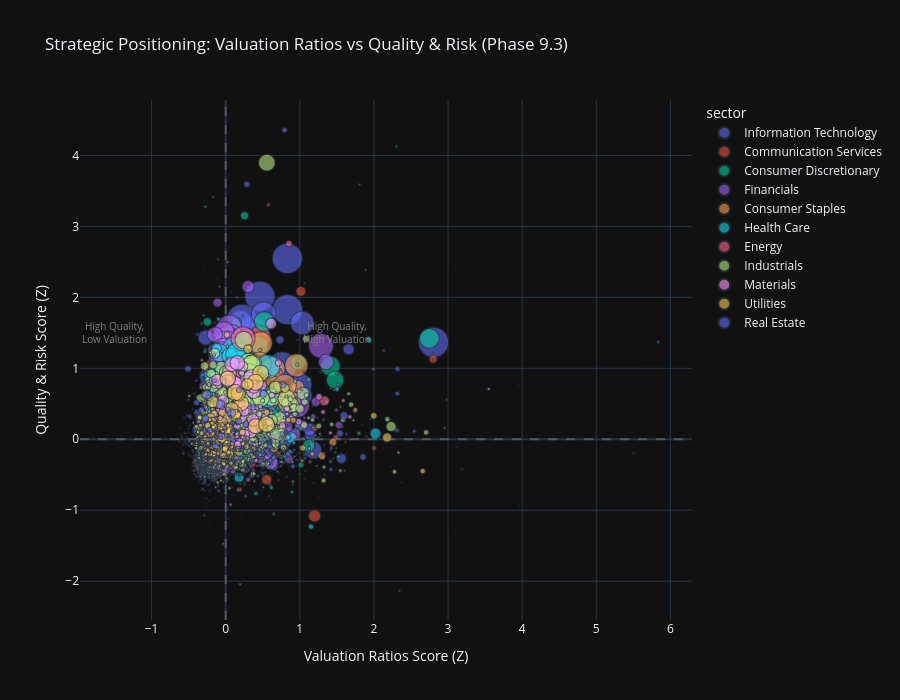

Notebook code cell kept with this figure:
### Code cell
# Visualization 5: Category-Sector Bubble Chart (Value vs Quality Trade-offs)
print("\n📊 Category-Sector Bubble Chart:")

# Create scatter plot comparing two key categories with sector coloring
if 'category_score_matrix' in locals() and not category_score_matrix.empty:
    # Select two categories for comparison (e.g., Valuation vs Quality)
    categories_list = list(category_score_matrix.columns)

    # Default to Valuation Ratios (cat 2) vs Quality & Risk (cat 4) if available
    x_category = 'Valuation Ratios' if 'Valuation Ratios' in categories_list else categories_list[0]
    y_category = 'Quality & Risk' if 'Quality & Risk' in categories_list else (
        categories_list[1] if len(categories_list) > 1 else categories_list[0]
    )

    # Prepare data for bubble chart
    bubble_data = pd.DataFrame({
        x_category: category_score_matrix[x_category],
        y_category: category_score_matrix[y_category],
        'sector': all_stocks_scaled['sector'].values,
        'ticker': all_stocks_scaled.get('ticker', range(len(category_score_matrix))),
        'market_cap': all_stocks_imputed.get('market_cap', 100)  # Use raw (unscaled) data for bubble size
        }).dropna()

    # Create bubble chart
    fig_bubble = px.scatter(
            bubble_data,
            x=x_category,
            y=y_category,
            color='sector',
            size='market_cap',
            hover_data=['ticker'],
            title=f"Strategic Positioning: {x_category} vs {y_category} (Phase 9.3)",
            labels={
                x_category: f"{x_category} Score (Z)",
                y_category: f"{y_category} Score (Z)"
                },
            size_max=30,
            opacity=0.6
            )

    # Add quadrant lines
    fig_bubble.add_hline(y=0, line_dash="dash", line_color="gray", opacity=0.5)
    fig_bubble.add_vline(x=0, line_dash="dash", line_color="gray", opacity=0.5)

    # Add quadrant labels
    fig_bubble.add_annotation(
            text="High Quality,<br>High Valuation", x=1.5, y=1.5,
            showarrow=False, font=dict(size=10, color="gray")
            )
    fig_bubble.add_annotation(
            text="High Quality,<br>Low Valuation", x=-1.5, y=1.5,
            showarrow=False, font=dict(size=10, color="gray")
            )

    fig_bubble.update_layout(height=700)

    fig_bubble.show()
    output_path = eda_output_dir / "phase93_category_sector_bubble_chart.html"
    fig_bubble.write_html(output_path)

    print(f"\n✓ Category-sector bubble chart complete")
    print(f"  X-axis: {x_category}")
    print(f"  Y-axis: {y_category}")
    print(f"  Data points: {len(bubble_data)}")
    print(f"  Output: {output_path}")

    # Identify quadrants
    q1 = bubble_data[(bubble_data[x_category] > 0) & (bubble_data[y_category] > 0)]
    q2 = bubble_data[(bubble_data[x_category] < 0) & (bubble_data[y_category] > 0)]
    q3 = bubble_data[(bubble_data[x_category] < 0) & (bubble_data[y_category] < 0)]
    q4 = bubble_data[(bubble_data[x_category] > 0) & (bubble_data[y_category] < 0)]

    print(f"\n  📍 Quadrant Distribution:")
    print(f"    Q1 (High Val, High Qual): {len(q1)} stocks ({len(q1) / len(bubble_data) * 100:.1f}%)")
    print(
            f"    Q2 (Low Val, High Qual): {len(q2)} stocks ({len(q2) / len(bubble_data) * 100:.1f}%) - Value opportunities")
    print(f"    Q3 (Low Val, Low Qual): {len(q3)} stocks ({len(q3) / len(bubble_data) * 100:.1f}%)")
    print(f"    Q4 (High Val, Low Qual): {len(q4)} stocks ({len(q4) / len(bubble_data) * 100:.1f}%) - Risk flags")
else:
    print("  ⚠️ No category score data available for bubble chart")

### Figure 1 — Plotly figure (JSON) as saved in the notebook; plotly's stock layout.template omitted (floating-point values rounded to 4 significant figures; data arrays with more than 128 entries replaced by an {"elided": "..."} marker saying what was removed)
{"data": [{"customdata": {"elided": "844x1 str values"}, "hovertemplate": "sector=Information Technology<br>Valuation Ratios Score (Z)=%{x}<br>Quality & Risk Score (Z)=%{y}<br>market_cap=%{marker.size}<br>ticker=%{customdata[0]}<extra></extra>", "legendgroup": "Information Technology", "marker": {"color": "#636efa", "opacity": 0.6, "size": {"elided": "844 float values"}, "sizemode": "area", "sizeref": 443.2, "symbol": "circle"}, "mode": "markers", "name": "Information Technology", "showlegend": true, "x": {"elided": "844 float values"}, "xaxis": "x", "y": {"elided": "844 float values"}, "yaxis": "y", "type": "scattergl"}, {"customdata": {"elided": "343x1 str values"}, "hovertemplate": "sector=Communication Services<br>Valuation Ratios Score (Z)=%{x}<br>Quality & Risk Score (Z)=%{y}<br>market_cap=%{marker.size}<br>ticker=%{customdata[0]}<extra></extra>", "legendgroup": "Communication Services", "marker": {"color": "#EF553B", "opacity": 0.6, "size": {"elided": "343 float values"}, "sizemode": "area", "sizeref": 443.2, "symbol": "circle"}, "mode": "markers", "name": "Communication Services", "showlegend": true, "x": {"elided": "343 float values"}, "xaxis": "x", "y": {"elided": "343 float values"}, "yaxis": "y", "type": "scattergl"}, {"customdata": {"elided": "801x1 str values"}, "hovertemplate": "sector=Consumer Discretionary<br>Valuation Ratios Score (Z)=%{x}<br>Quality & Risk Score (Z)=%{y}<br>market_cap=%{marker.size}<br>ticker=%{customdata[0]}<extra></extra>", "legendgroup": "Consumer Discretionary", "marker": {"color": "#00cc96", "opacity": 0.6, "size": {"elided": "801 float values"}, "sizemode": "area", "sizeref": 443.2, "symbol": "circle"}, "mode": "markers", "name": "Consumer Discretionary", "showlegend": true, "x": {"elided": "801 float values"}, "xaxis": "x", "y": {"elided": "801 float values"}, "yaxis": "y", "type": "scattergl"}, {"customdata": {"elided": "987x1 str values"}, "hovertemplate": "sector=Financials<br>Valuation Ratios Score (Z)=%{x}<br>Quality & Risk Score (Z)=%{y}<br>market_cap=%{marker.size}<br>ticker=%{customdata[0]}<extra></extra>", "legendgroup": "Financials", "marker": {"color": "#ab63fa", "opacity": 0.6, "size": {"elided": "987 float values"}, "sizemode": "area", "sizeref": 443.2, "symbol": "circle"}, "mode": "markers", "name": "Financials", "showlegend": true, "x": {"elided": "987 float values"}, "xaxis": "x", "y": {"elided": "987 float values"}, "yaxis": "y", "type": "scattergl"}, {"customdata": {"elided": "512x1 str values"}, "hovertemplate": "sector=Consumer Staples<br>Valuation Ratios Score (Z)=%{x}<br>Quality & Risk Score (Z)=%{y}<br>market_cap=%{marker.size}<br>ticker=%{customdata[0]}<extra></extra>", "legendgroup": "Consumer Staples", "marker": {"color": "#FFA15A", "opacity": 0.6, "size": {"elided": "512 float values"}, "sizemode": "area", "sizeref": 443.2, "symbol": "circle"}, "mode": "markers", "name": "Consumer Staples", "showlegend": true, "x": {"elided": "512 float values"}, "xaxis": "x", "y": {"elided": "512 float values"}, "yaxis": "y", "type": "scattergl"}, {"customdata": {"elided": "717x1 str values"}, "hovertemplate": "sector=Health Care<br>Valuation Ratios Score (Z)=%{x}<br>Quality & Risk Score (Z)=%{y}<br>market_cap=%{marker.size}<br>ticker=%{customdata[0]}<extra></extra>", "legendgroup": "Health Care", "marker": {"color": "#19d3f3", "opacity": 0.6, "size": {"elided": "717 float values"}, "sizemode": "area", "sizeref": 443.2, "symbol": "circle"}, "mode": "markers", "name": "Health Care", "showlegend": true, "x": {"elided": "717 float values"}, "xaxis": "x", "y": {"elided": "717 float values"}, "yaxis": "y", "type": "scattergl"}, {"customdata": {"elided": "287x1 str values"}, "hovertemplate": "sector=Energy<br>Valuation Ratios Score (Z)=%{x}<br>Quality & Risk Score (Z)=%{y}<br>market_cap=%{marker.size}<br>ticker=%{customdata[0]}<extra></extra>", "legendgroup": "Energy", "marker": {"color": "#FF6692", "opacity": 0.6, "size": {"elided": "287 float values"}, "sizemode": "area", "sizeref": 443.2, "symbol": "circle"}, "mode": "markers", "name": "Energy", "showlegend": true, "x": {"elided": "287 float values"}, "xaxis": "x", "y": {"elided": "287 float values"}, "yaxis": "y", "type": "scattergl"}, {"customdata": {"elided": "1359x1 str values"}, "hovertemplate": "sector=Industrials<br>Valuation Ratios Score (Z)=%{x}<br>Quality & Risk Score (Z)=%{y}<br>market_cap=%{marker.size}<br>ticker=%{customdata[0]}<extra></extra>", "legendgroup": "Industrials", "marker": {"color": "#B6E880", "opacity": 0.6, "size": {"elided": "1359 float values"}, "sizemode": "area", "sizeref": 443.2, "symbol": "circle"}, "mode": "markers", "name": "Industrials", "showlegend": true, "x": {"elided": "1359 float values"}, "xaxis": "x", "y": {"elided": "1359 float values"}, "yaxis": "y", "type": "scattergl"}, {"customdata": {"elided": "663x1 str values"}, "hovertemplate": "sector=Materials<br>Valuation Ratios Score (Z)=%{x}<br>Quality & Risk Score (Z)=%{y}<br>market_cap=%{marker.size}<br>ticker=%{customdata[0]}<extra></extra>", "legendgroup": "Materials", "marker": {"color": "#FF97FF", "opacity": 0.6, "size": {"elided": "663 float values"}, "sizemode": "area", "sizeref": 443.2, "symbol": "circle"}, "mode": "markers", "name": "Materials", "showlegend": true, "x": {"elided": "663 float values"}, "xaxis": "x", "y": {"elided": "663 float values"}, "yaxis": "y", "type": "scattergl"}, {"customdata": {"elided": "246x1 str values"}, "hovertemplate": "sector=Utilities<br>Valuation Ratios Score (Z)=%{x}<br>Quality & Risk Score (Z)=%{y}<br>market_cap=%{marker.size}<br>ticker=%{customdata[0]}<extra></extra>", "legendgroup": "Utilities", "marker": {"color": "#FECB52", "opacity": 0.6, "size": {"elided": "246 float values"}, "sizemode": "area", "sizeref": 443.2, "symbol": "circle"}, "mode": "markers", "name": "Utilities", "showlegend": true, "x": {"elided": "246 float values"}, "xaxis": "x", "y": {"elided": "246 float values"}, "yaxis": "y", "type": "scattergl"}, {"customdata": {"elided": "213x1 str values"}, "hovertemplate": "sector=Real Estate<br>Valuation Ratios Score (Z)=%{x}<br>Quality & Risk Score (Z)=%{y}<br>market_cap=%{marker.size}<br>ticker=%{customdata[0]}<extra></extra>", "legendgroup": "Real Estate", "marker": {"color": "#636efa", "opacity": 0.6, "size": {"elided": "213 float values"}, "sizemode": "area", "sizeref": 443.2, "symbol": "circle"}, "mode": "markers", "name": "Real Estate", "showlegend": true, "x": {"elided": "213 float values"}, "xaxis": "x", "y": {"elided": "213 float values"}, "yaxis": "y", "type": "scattergl"}], "layout": {"xaxis": {"anchor": "y", "domain": [0.0, 1.0], "title": {"text": "Valuation Ratios Score (Z)"}}, "yaxis": {"anchor": "x", "domain": [0.0, 1.0], "title": {"text": "Quality & Risk Score (Z)"}}, "legend": {"title": {"text": "sector"}, "tracegroupgap": 0, "itemsizing": "constant"}, "title": {"text": "Strategic Positioning: Valuation Ratios vs Quality & Risk (Phase 9.3)"}, "shapes": [{"line": {"color": "gray", "dash": "dash"}, "opacity": 0.5, "type": "line", "x0": 0, "x1": 1, "xref": "x domain", "y0": 0, "y1": 0, "yref": "y"}, {"line": {"color": "gray", "dash": "dash"}, "opacity": 0.5, "type": "line", "x0": 0, "x1": 0, "xref": "x", "y0": 0, "y1": 1, "yref": "y domain"}], "annotations": [{"font": {"color": "gray", "size": 10}, "showarrow": false, "text": "High Quality,<br>High Valuation", "x": 1.5, "y": 1.5}, {"font": {"color": "gray", "size": 10}, "showarrow": false, "text": "High Quality,<br>Low Valuation", "x": -1.5, "y": 1.5}], "height": 700}}
